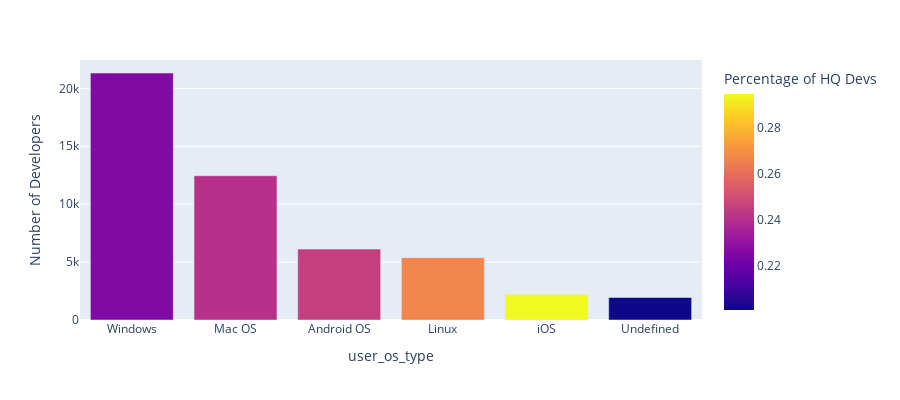

This figure's notebook cell:
### Code cell
df =data.groupby('user_os_type').agg({'dev_id':'count', 'label':'mean'}).reset_index()
df = df.sort_values(by='dev_id', ascending=False)
fig = px.bar(df, x='user_os_type', y='dev_id',
             hover_data=['user_os_type', 'label'], color='label',
             labels={'label':'Percentage of HQ Devs', 'dev_id':'Number of Developers'}, height=400)
fig.show()

### Figure 1 — Plotly figure (JSON) as saved in the notebook; plotly's stock layout.template omitted (floating-point values rounded to 4 significant figures)
{"data": [{"alignmentgroup": "True", "customdata": [[0.2256], [0.2405], [0.2449], [0.2666], [0.2945], [0.2007]], "hovertemplate": "user_os_type=%{x}<br>Number of Developers=%{y}<br>Percentage of HQ Devs=%{marker.color}<extra></extra>", "legendgroup": "", "marker": {"color": [0.2256, 0.2405, 0.2449, 0.2666, 0.2945, 0.2007], "coloraxis": "coloraxis", "pattern": {"shape": ""}}, "name": "", "offsetgroup": "", "orientation": "v", "showlegend": false, "textposition": "auto", "type": "bar", "x": ["Windows", "Mac OS", "Android OS", "Linux", "iOS", "Undefined"], "xaxis": "x", "y": [21329, 12460, 6125, 5386, 2234, 1943], "yaxis": "y"}], "layout": {"barmode": "relative", "coloraxis": {"colorbar": {"title": {"text": "Percentage of HQ Devs"}}, "colorscale": [[0, "#0d0887"], [0.1111, "#46039f"], [0.2222, "#7201a8"], [0.3333, "#9c179e"], [0.4444, "#bd3786"], [0.5556, "#d8576b"], [0.6667, "#ed7953"], [0.7778, "#fb9f3a"], [0.8889, "#fdca26"], [1, "#f0f921"]]}, "height": 400, "legend": {"tracegroupgap": 0}, "margin": {"t": 60}, "xaxis": {"anchor": "y", "domain": [0, 1], "title": {"text": "user_os_type"}}, "yaxis": {"anchor": "x", "domain": [0, 1], "title": {"text": "Number of Developers"}}}}
